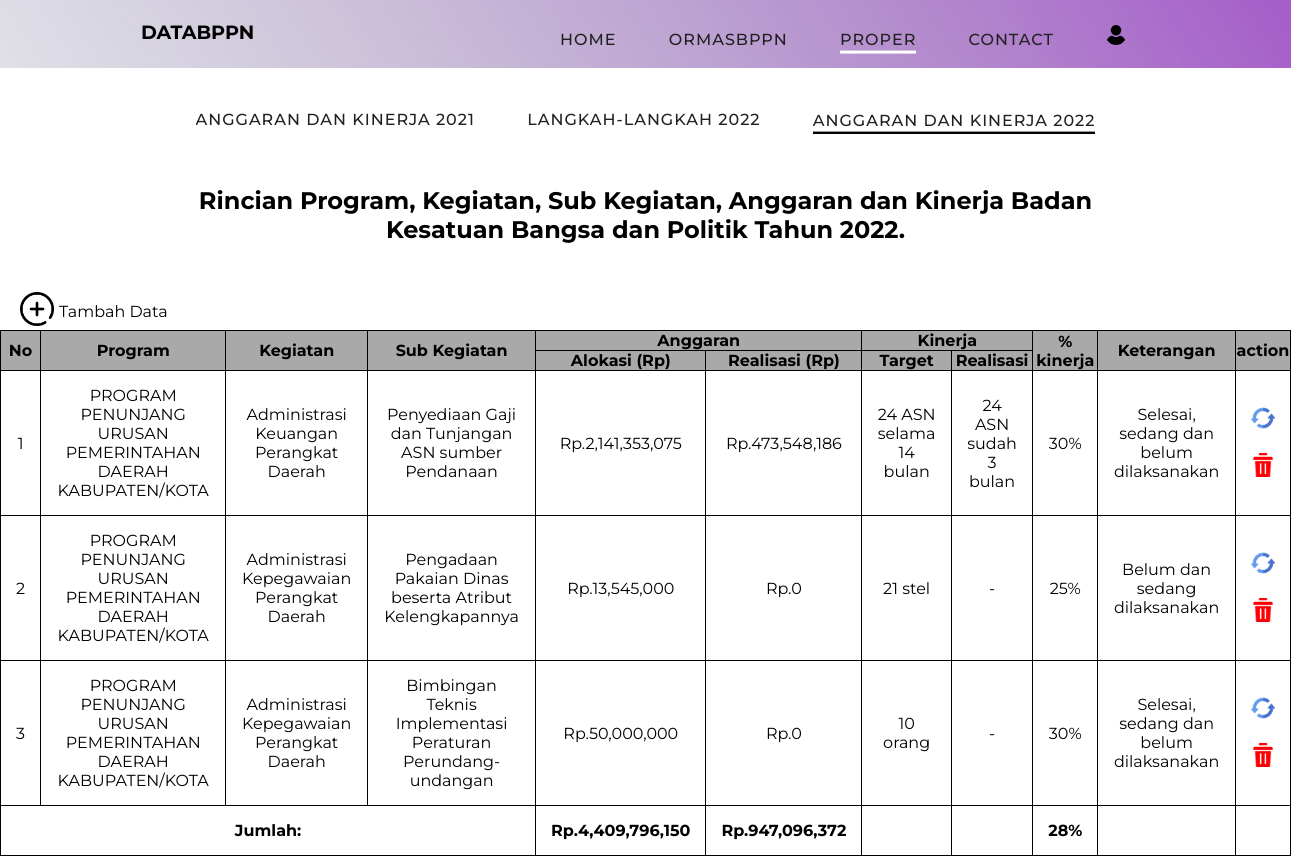
The app's page /proper/ang2022/lihat.php with its own data.
### tables this page shows
CREATE TABLE `ang2022` (
  `id` int(10) NOT NULL,
  `program` varchar(256) NOT NULL,
  `kegiatan` varchar(256) NOT NULL,
  `sub_kegiatan` varchar(256) NOT NULL,
  `alokasi` int(50) NOT NULL,
  `realisasi_rp` int(50) NOT NULL,
  `target` varchar(50) NOT NULL,
  `realisasi` varchar(50) NOT NULL,
  `kinerja` int(20) NOT NULL,
  `keterangan` varchar(60) NOT NULL
);

### proper/ang2022/lihat.php (the view, shortened to what this page needs)
<?php
    require '../../config.php';
?>
<!DOCTYPE html>
<html lang="en">
<head>
    <link rel="stylesheet" href="../style.css">
</head>
<body>
    <div class="head">
        <header>
            <p><b>DATABPPN</b></p>
            <nav class="style-4">
            <ul class="menu-4">
                    <li><a href="../../index.php" data-hover="Home">Home</a></li>
                    <li><a href="../../ormasbppn/lihat.php" data-hover="Ormasbppn">Ormasbppn</a></li>
                    <li class="current"><a href="#" data-hover="ProPer">ProPer</a></li>
                    <li><a href="../../contact.php" data-hover="Contact">Contact</a></li>
                    <li><a href="../../login/login.php" data-hover="AI"><img src="../../img/user.png" width='20px' alt=""
                                srcset=""></a></li>
                </ul>
            </nav>
        </header>
    </div>
    <br>
    <br>
    <div class="menu-5">
        <ul>
            <li><a href="../ang2021/lihat.php" data-hover="Anggaran dan Kinerja 2021">Anggaran dan Kinerja 2021</a></li>
            <li><a href="../lang2022/lihat.php" data-hover="Langkah-Langkah 2022">Langkah-Langkah 2022</a></li>
            <li class="current"><a href="#ang" data-hover="Anggaran dan Kinerja 2022">Anggaran dan Kinerja 2022</a></li>
        </ul>
    </div>
    <h2 id="ang">Rincian Program, Kegiatan, Sub Kegiatan, Anggaran dan Kinerja Badan <br> Kesatuan Bangsa dan Politik Tahun 2022.</h2>
<div class="create">
    <a href="create.php" id="rotate"><img width="34px" src="../../img/plus.png" alt=""></a>
    <p>Tambah Data</p>
</div>
    <table class="table" align="center">
        <tr>
            <th rowspan="2">No</th>
            <th rowspan="2">Program</th>
            <th rowspan="2">Kegiatan</th>
            <th rowspan="2">Sub Kegiatan</th>
            <th colspan="2">Anggaran</th>
            <th colspan="2">Kinerja</th>
            <th rowspan="2">% kinerja</th>
            <th rowspan="2">Keterangan</th>
            <th rowspan="2">action</th>
        </tr>
        <tr>
            <th>Alokasi (Rp)</th>
            <th>Realisasi (Rp)</th>
            <th>Target</th>
            <th>Realisasi</th>
        </tr>
        <?php
        $no=1;
        $alokasi = 0;
        $realisasi = 0;
        $kinerja = 0;
        $ambildata = mysqli_query($conn,"SELECT * FROM ang2021");
        $kinerja1 = mysqli_num_rows($ambildata);
        $ambildata = mysqli_query($conn,"SELECT * FROM ang2022");
        while($tampil = mysqli_fetch_array($ambildata)):
            $alokasi += $tampil['alokasi'];
            $realisasi += $tampil['realisasi_rp'];
            $alokasi += $tampil['alokasi'];
            $realisasi += $tampil['realisasi_rp'];
            $kinerja += $tampil['kinerja'];
            $counta = $kinerja / $kinerja1;
        ?>
        <tr>
            <td class="center"><?= $no;?></td>
            <td class="center"><?= $tampil['program'];?></td>
            <td class="center"><?= $tampil['kegiatan'];?></td>
            <td class="center"><?= $tampil['sub_kegiatan'];?></td>
            <td class="center">Rp.<?= number_format($tampil['alokasi']);?></td>
            <td class="center">Rp.<?=number_format($tampil['realisasi_rp']); ?></td>
            <td class="center"><?= $tampil['target'];?></td>
            <td class="center"><?= $tampil['realisasi'];?></td>
            <td class="center"><?= $tampil['kinerja'];?>%</td>
            <td class="center"><?= $tampil['keterangan'];?></td>
            <td>
                <ul>
                    <li class="refresh"><a href="update.php?id=<?= $tampil['id'];?>"><img width="24px" src="../../img/refresh.png"
                                alt=""></a><br><br></li>
                    <li><a href="delete.php?id=<?= $tampil['id'];?>"><img width="24px" src="../../img/delete.png"
                                alt=""></a></li>
                </ul>
            </td>
        </tr>
        <?php $no++;?>
        <?php endwhile;?>
        <tr class="jumlah">
            <td colspan="4" ><b>Jumlah:</b></td>
            <td ><b>Rp.<?php echo number_format($alokasi); ?></b></td>
            <td ><b>Rp.<?= number_format($realisasi); ?></b></td>
            <td></td>
            <td></td>
            <td><b><?= number_format($counta); ?>%</b></td>
            <td></td>
            <td></td>
        </tr>
    </table>
</body>
</html>

### proper/style.css (style rules this page uses)
.head { background-image: url(../img/baground\ 1.png); padding-bottom: 10px; }
header { display: flex; justify-content: space-around; padding-top: 20px; }
header p { font-size: larger; }
.menu-4 { text-align: center; text-transform: uppercase; font-weight: 500; }
.menu-4 * { box-sizing: border-box; -webkit-transition: all 0.35s ease; transition: all 0.35s ease; }
.menu-4 li { display: inline-block; list-style: outside none none; margin: 0 1.5em; overflow: hidden; }
.menu-4 a { padding: 0.3em 0; color: #212121; position: relative; display: inline-block; letter-spacing: 1px; margin: 0; text-decoration: none; }
.menu-4 a:before, .menu-4 a:after { position: absolute; -webkit-transition: all 0.35s ease; transition: all 0.35s ease; }
.menu-4 a:before { bottom: 100%; display: block; height: 3px; width: 100%; content: ""; background-color: rgb(255, 255, 255); }
.menu-4 a:after { padding: 0.3em 0; position: absolute; bottom: 100%; left: 0; content: attr(data-hover); color: #212121; white-space: nowrap; }
* { margin: 0; padding: 0; font-family: 'Montserrat', sans-serif; }
h2 { text-align: center; margin-top: 2em; margin-bottom: 2em; }
.table { border-collapse: collapse; }
ul,li { list-style-type: none; }
.table ,th,td,tr { border: 1px solid #000; }
.table tr td { padding: 15px; }
.center { text-align: center; }
th { background-color: #a9a9a9; }
.menu-5 { text-align: center; text-transform: uppercase; font-weight: 500; }
.menu-5 * { box-sizing: border-box; -webkit-transition: all 0.35s ease; transition: all 0.35s ease; }
.menu-5 li { display: inline-block; list-style: outside none none; margin: 0 1.5em; overflow: hidden; }
.menu-5 a { padding: 0.3em 0; color: #212121; position: relative; display: inline-block; letter-spacing: 1px; margin: 0; text-decoration: none; }
.menu-5 a:before, .menu-5 a:after { position: absolute; -webkit-transition: all 0.35s ease; transition: all 0.35s ease; }
.menu-5 a:before { bottom: 100%; display: block; height: 3px; width: 100%; content: ""; background-color: #000; }
.menu-5 a:after { padding: 0.3em 0; position: absolute; bottom: 100%; left: 0; content: attr(data-hover); color: #212121; white-space: nowrap; }
.create { display: flex; padding-left: 20px; }
.create p { padding-top: 10px; padding-left: 5px; }
#rotate { transition: 0,8s; }
.jumlah { text-align: center; }

### records on screen
ang2022: program "PROGRAM PENUNJANG URUSAN PEMERINTAHAN DAERAH KABUPATEN/KOTA", kegiatan "Administrasi Keuangan Perangkat Daerah", sub_kegiatan "Penyediaan Gaji dan Tunjangan ASN sumber Pendanaan", alokasi "2,141,353,075", realisasi_rp "473,548,186", target "24 ASN selama 14 bulan", realisasi "24 ASN sudah 3 bulan", kinerja "30", keterangan "Selesai, sedang dan belum dilaksanakan"
ang2022: program "PROGRAM PENUNJANG URUSAN PEMERINTAHAN DAERAH KABUPATEN/KOTA", kegiatan "Administrasi Kepegawaian Perangkat Daerah", sub_kegiatan "Pengadaan Pakaian Dinas beserta Atribut Kelengkapannya", alokasi "13,545,000", realisasi_rp "0", target "21 stel", realisasi "-", kinerja "25", keterangan "Belum dan sedang dilaksanakan"
ang2022: program "PROGRAM PENUNJANG URUSAN PEMERINTAHAN DAERAH KABUPATEN/KOTA", kegiatan "Administrasi Kepegawaian Perangkat Daerah", sub_kegiatan "Bimbingan Teknis Implementasi Peraturan Perundang-undangan", alokasi "50,000,000", realisasi_rp "0", target "10 orang", realisasi "-", kinerja "30", keterangan "Selesai, sedang dan belum dilaksanakan"

### other values on screen
$alokasi "4,409,796,150"
$realisasi "947,096,372"
$counta "28"
